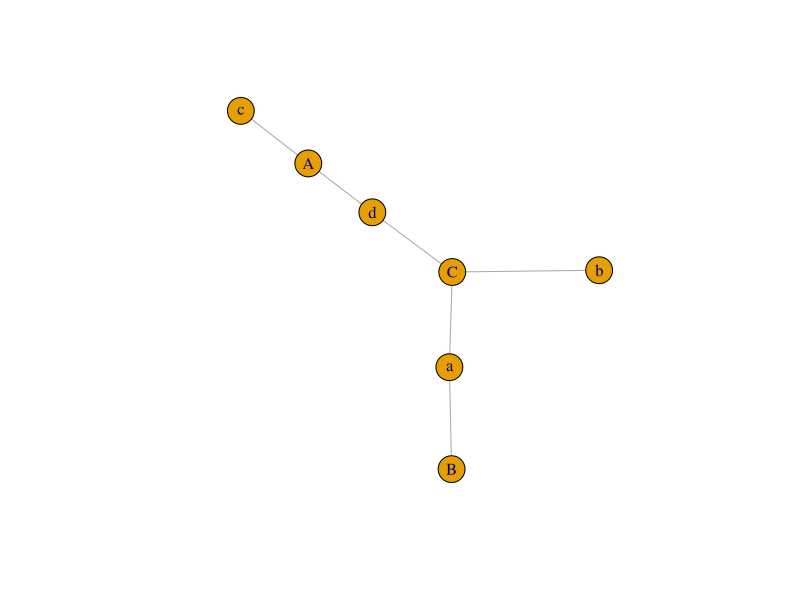
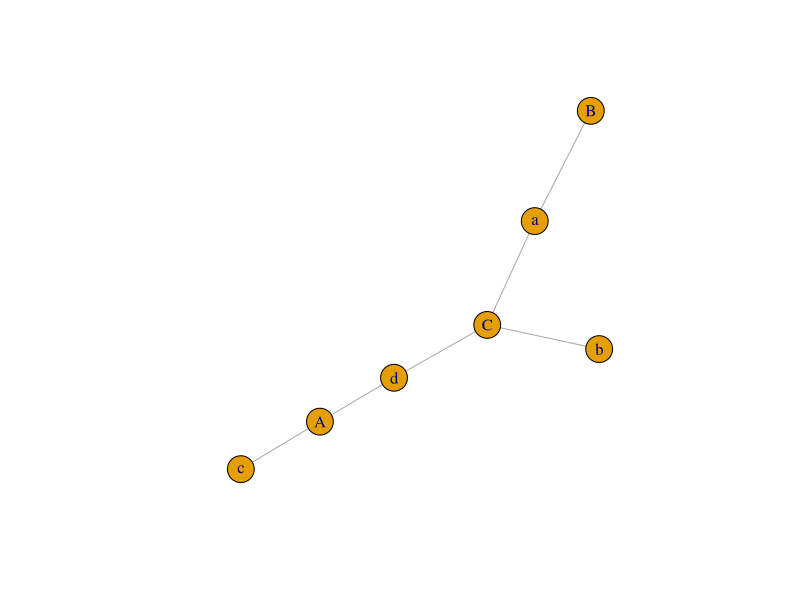

Here is the R script that generated these plots, in order:
rm(list = ls())
options(stringsAsFactors = F)
library("igraph")

# take an example of edge list.
input_edge_list <- data.frame(X = c("a", "a", "b", "c", "d", "d"),
                              Y = c("B", "C", "C", "A", "C", "A"),
                              weight = c(1, 2, 3, 4, 5, 7))
input_edge_list

# From edge list to adjacency matrix.
a_graph <- graph.data.frame(input_edge_list, directed = F)
plot(a_graph)
an_adjacency_matrix = as_adjacency_matrix(a_graph, type="both", names=TRUE, sparse=FALSE, attr="weight")
an_adjacency_matrix

# From adjacency matrix to edge list:
the_graph <- graph_from_adjacency_matrix(an_adjacency_matrix, mode = "undirected", weighted = T)
plot(the_graph)
new_edge_list <- as_data_frame(the_graph)
names(new_edge_list) <- c("X", "Y", "weight")
new_edge_list

